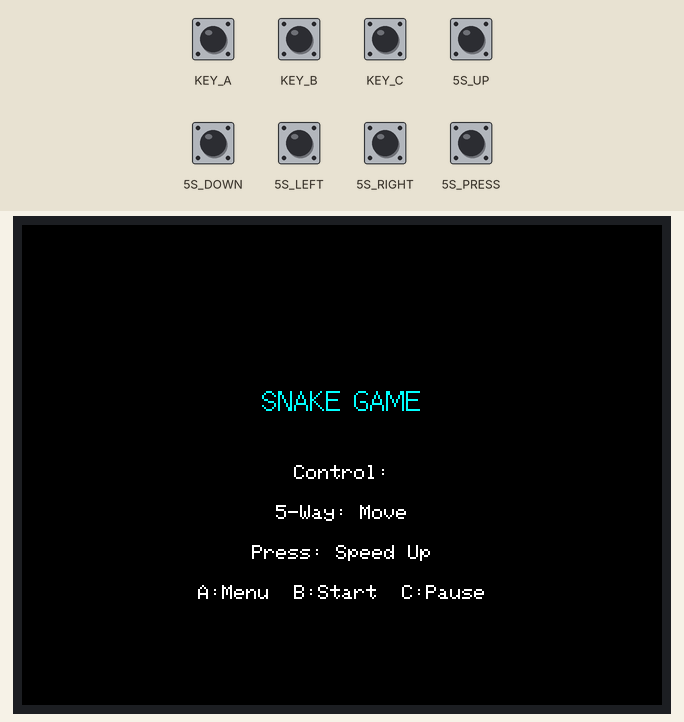
The sketch below on a simulated Seeed Wio Terminal. Shown: 320×240 colour display. The test bench sets the inputs (shaded band); at power-on: 5S_DOWN, 5S_LEFT, 5S_PRESS, 5S_RIGHT, 5S_UP, KEY_A, KEY_B, KEY_C HIGH. Random numbers use the default seed unless the sketch sets one.

Above: at 1.5 s.
1.6 s: KEY_B pulled LOW for 0.15 s
At 2.02 s:
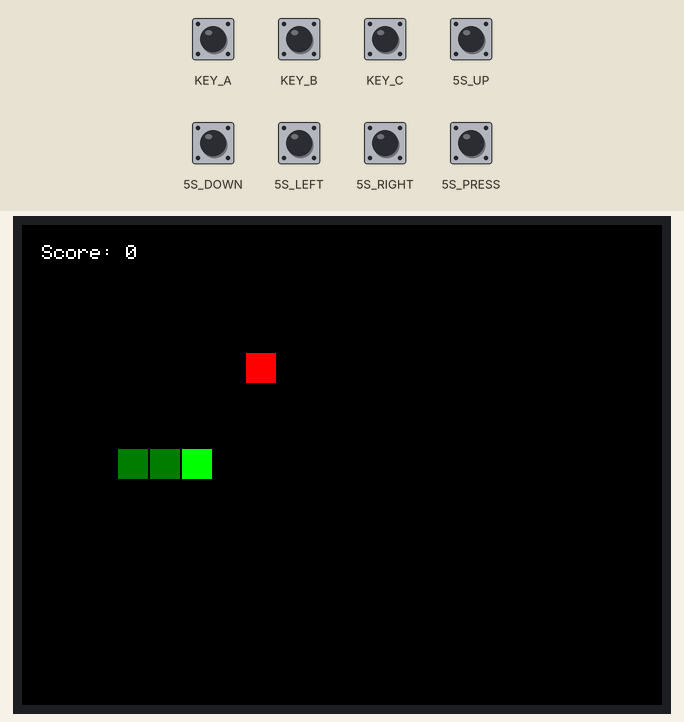
2.3 s: KEY_C pulled LOW for 0.15 s
At 3.9 s:
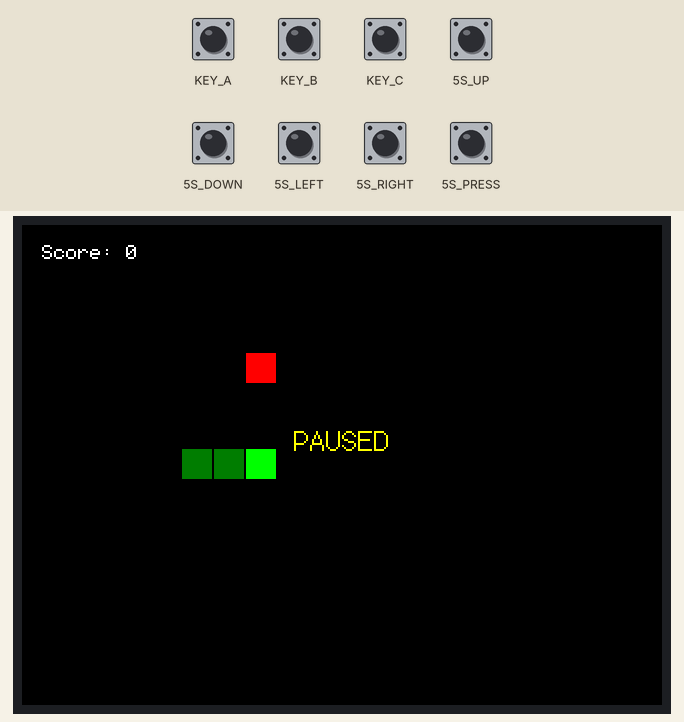
9.4 s: KEY_C pulled LOW for 1 s
At 10.67 s:
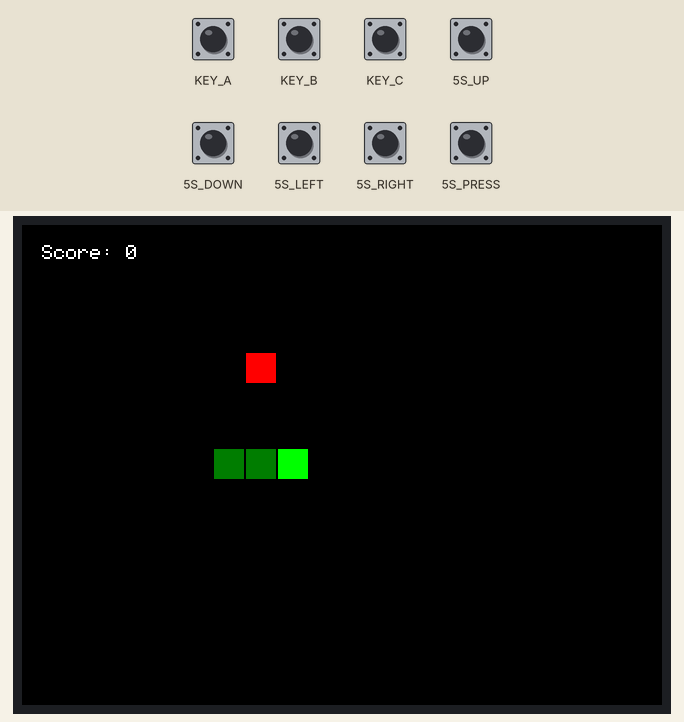
11.0 s: 5S_UP pulled LOW for 0.15 s
At 11.35 s:
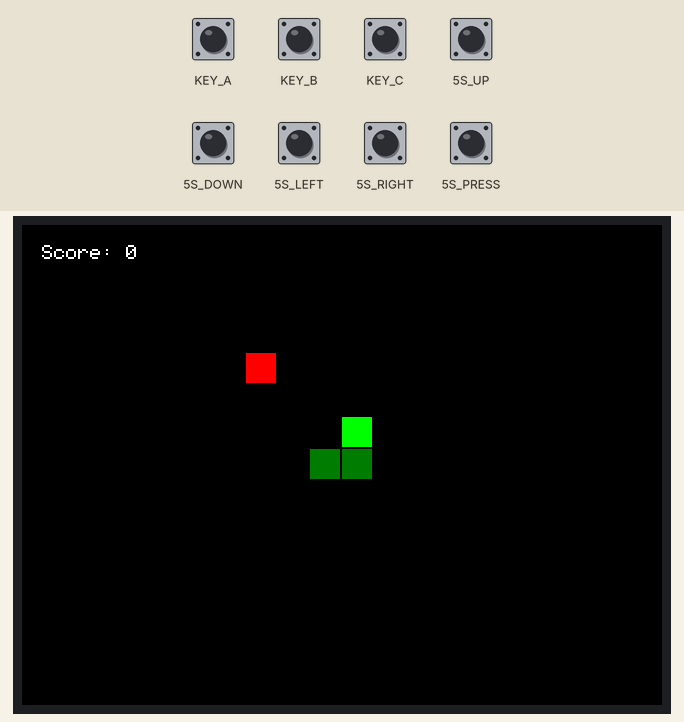
11.7 s: 5S_LEFT pulled LOW for 0.15 s
At 12.04 s:
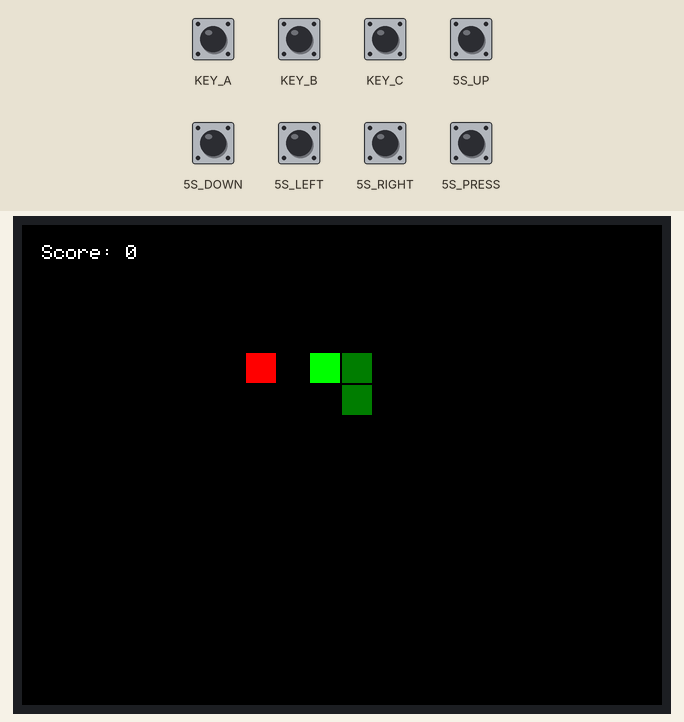
Timing chart, 0 to 13.4 s (numbered marks = the images above; inputs shaded):
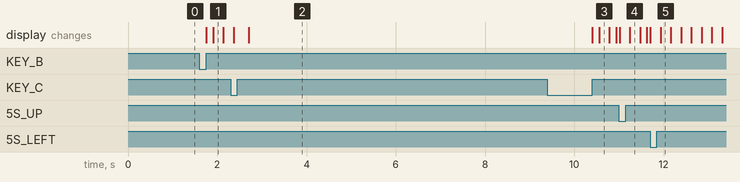

Measured:
- after the input at 1.6 s, the display: first changes after 0.15 s (image 1 shows a later state)

The sketch:

Demo5.ino
```cpp
#include <TFT_eSPI.h>
TFT_eSPI tft;

// 游戏配置
#define GRID_SIZE 16       // 网格单位（像素）
#define GRID_WIDTH 20      // 横向格子数（320/16）
#define GRID_HEIGHT 15     // 纵向格子数（240/16）
#define INIT_LENGTH 3      // 初始蛇长
#define NORMAL_SPEED 150   // 正常移动间隔（ms）
#define BOOST_SPEED 75     // 加速移动间隔（ms）

// 游戏状态枚举
enum GameState {
  MENU,
  PLAYING,
  PAUSED,
  GAME_OVER
};

// 蛇结构体
struct Snake {
  int x[GRID_WIDTH * GRID_HEIGHT]; // 身体X坐标
  int y[GRID_WIDTH * GRID_HEIGHT]; // 身体Y坐标
  uint8_t dir;    // 当前方向：0-上 1-下 2-左 3-右
  uint8_t length; // 当前长度
};

// 全局变量
Snake snake;
GameState gameState = MENU;
int foodX, foodY;
uint16_t score = 0;
unsigned long lastUpdate = 0;
bool speedBoost = false;

void setup() {
  Serial.begin(115200);

  // 初始化屏幕
  tft.begin();
  tft.setRotation(3);
  tft.fillScreen(TFT_BLACK);

  // 初始化输入引脚
  pinMode(WIO_5S_UP, INPUT_PULLUP);
  pinMode(WIO_5S_DOWN, INPUT_PULLUP);
  pinMode(WIO_5S_LEFT, INPUT_PULLUP);
  pinMode(WIO_5S_RIGHT, INPUT_PULLUP);
  pinMode(WIO_5S_PRESS, INPUT_PULLUP);

  pinMode(WIO_KEY_A, INPUT_PULLUP);
  pinMode(WIO_KEY_B, INPUT_PULLUP);
  pinMode(WIO_KEY_C, INPUT_PULLUP);

  showMainMenu();
}

void loop() {
  handleSystemInput(); // 处理系统按键

  switch(gameState) {
    case MENU:
      break;

    case PLAYING:
      handleGameplay();
      break;

    case PAUSED:
      drawPauseScreen();
      break;

    case GAME_OVER:
      handleGameOver();
      break;
  }
}

/*********************
 * 核心游戏逻辑函数 *
 *********************/

// 初始化新游戏
void startNewGame() {
  // 初始化蛇
  snake.dir = 3; // 初始向右
  snake.length = INIT_LENGTH;
  for(int i=0; i<snake.length; i++) {
    snake.x[i] = 4 - i;
    snake.y[i] = 7;
  }

  generateFood();
  score = 0;
  gameState = PLAYING;
  tft.fillScreen(TFT_BLACK);
}

// 生成新食物
void generateFood() {
  bool valid;
  do {
    valid = true;
    foodX = random(GRID_WIDTH);
    foodY = random(GRID_HEIGHT);

    // 检查食物不与蛇身重叠
    for(int i=0; i<snake.length; i++) {
      if(foodX == snake.x[i] && foodY == snake.y[i]) {
        valid = false;
        break;
      }
    }
  } while(!valid);
}

// 更新游戏状态
void updateGame() {
  // 移动身体
  for(int i=snake.length-1; i>0; i--) {
    snake.x[i] = snake.x[i-1];
    snake.y[i] = snake.y[i-1];
  }

  // 移动头部
  switch(snake.dir) {
    case 0: snake.y[0]--; break; // 上
    case 1: snake.y[0]++; break; // 下
    case 2: snake.x[0]--; break; // 左
    case 3: snake.x[0]++; break; // 右
  }

  // 处理边界穿越
  snake.x[0] = (snake.x[0] + GRID_WIDTH) % GRID_WIDTH;
  snake.y[0] = (snake.y[0] + GRID_HEIGHT) % GRID_HEIGHT;

  checkCollisions();
  checkFoodConsumption();
}

/*********************
 * 碰撞检测函数 *
 *********************/
void checkCollisions() {
  // 自碰检测
  for(int i=1; i<snake.length; i++) {
    if(snake.x[0] == snake.x[i] && snake.y[0] == snake.y[i]) {
      gameOver();
      return;
    }
  }
}

// 食物检测
void checkFoodConsumption() {
  if(snake.x[0] == foodX && snake.y[0] == foodY) {
    snake.length++;
    score += 10;
    generateFood();
  }
}

/*********************
 * 输入处理函数 *
 *********************/
void handleSystemInput() {
  // 处理加速键（实时检测）
  speedBoost = (digitalRead(WIO_5S_PRESS) == LOW);

  // 处理功能按键（带防抖）
  if(debouncedPress(WIO_KEY_A)) handleMenuButton();
  if(debouncedPress(WIO_KEY_B)) handleStartButton();
  if(debouncedPress(WIO_KEY_C)) handlePauseButton();

  // 处理方向输入
  if(gameState == PLAYING) {
    handleDirectionInput();
  }
}

// 方向输入处理
void handleDirectionInput() {
  if(digitalRead(WIO_5S_UP) == LOW && snake.dir != 1) {
    snake.dir = 0;
  } else if(digitalRead(WIO_5S_DOWN) == LOW && snake.dir != 0) {
    snake.dir = 1;
  } else if(digitalRead(WIO_5S_LEFT) == LOW && snake.dir != 3) {
    snake.dir = 2;
  } else if(digitalRead(WIO_5S_RIGHT) == LOW && snake.dir != 2) {
    snake.dir = 3;
  }
}

/*********************
 * 按钮处理函数 *
 *********************/
bool debouncedPress(uint8_t pin) {
  static uint32_t lastPressTime = 0;
  if(digitalRead(pin) == LOW && millis() - lastPressTime > 200) {
    lastPressTime = millis();
    while(digitalRead(pin) == LOW); // 等待释放
    return true;
  }
  return false;
}

void handleMenuButton() {
  if(gameState != MENU) {
    gameState = MENU;
    showMainMenu();
  }
}

void handleStartButton() {
  if(gameState == MENU || gameState == GAME_OVER) {
    startNewGame();
  }
}

void handlePauseButton() {
  if(gameState == PLAYING) {
    gameState = PAUSED;
  } else if(gameState == PAUSED) {
    gameState = PLAYING;
    tft.fillScreen(TFT_BLACK);
  }
}

/*********************
 * 图形渲染函数 *
 *********************/
void drawGame() {
  tft.fillScreen(TFT_BLACK);

  // 绘制食物
  tft.fillRect(foodX*GRID_SIZE, foodY*GRID_SIZE,
              GRID_SIZE-1, GRID_SIZE-1, TFT_RED);

  // 绘制蛇身
  for(int i=0; i<snake.length; i++) {
    uint16_t color = (i == 0) ? TFT_GREEN : TFT_DARKGREEN;
    tft.fillRect(snake.x[i]*GRID_SIZE, snake.y[i]*GRID_SIZE,
                GRID_SIZE-1, GRID_SIZE-1, color);
  }

  // 绘制分数
  tft.setTextColor(TFT_WHITE, TFT_BLACK);
  tft.setCursor(10, 10);
  tft.printf("Score: %d", score);
}

/*********************
 * 游戏状态函数 *
 *********************/
void gameOver() {
  gameState = GAME_OVER;
  tft.fillScreen(TFT_MAROON);
  tft.setTextColor(TFT_WHITE);
  tft.drawCentreString("GAME OVER", 160, 80, 2);
  tft.drawCentreString("Score: "+String(score), 160, 120, 2);
  tft.drawCentreString("B:Restart  A:Menu", 160, 160, 1);
}

void drawPauseScreen() {
  tft.setTextColor(TFT_YELLOW, TFT_BLACK);
  tft.drawCentreString("PAUSED", 160, 100, 2);
}

void showMainMenu() {
  tft.fillScreen(TFT_BLACK);
  tft.setTextColor(TFT_CYAN);
  tft.drawCentreString("SNAKE GAME", 160, 80, 2);
  tft.setTextColor(TFT_WHITE);
  tft.drawCentreString("Control:", 160, 120, 1);
  tft.drawCentreString("5-Way: Move", 160, 140, 1);
  tft.drawCentreString("Press: Speed Up", 160, 160, 1);
  tft.drawCentreString("A:Menu  B:Start  C:Pause", 160, 180, 1);
}

void handleGameOver() {
  tft.setTextColor(TFT_RED, TFT_BLACK);
  tft.setTextSize(2);
  tft.drawCentreString("GAME OVER", 160, 80, 2);
  tft.drawCentreString("Score: "+String(score), 160, 120, 2);
  tft.drawCentreString("Press to restart", 160, 160, 1);

  while (digitalRead(WIO_5S_PRESS) == HIGH); // 等待按下
  startNewGame();
}

/*********************
 * 游戏主循环函数 *
 *********************/
void handleGameplay() {
  if(millis() - lastUpdate > (speedBoost ? BOOST_SPEED : NORMAL_SPEED)) {
    updateGame();
    drawGame();
    lastUpdate = millis();
  }
}
```
